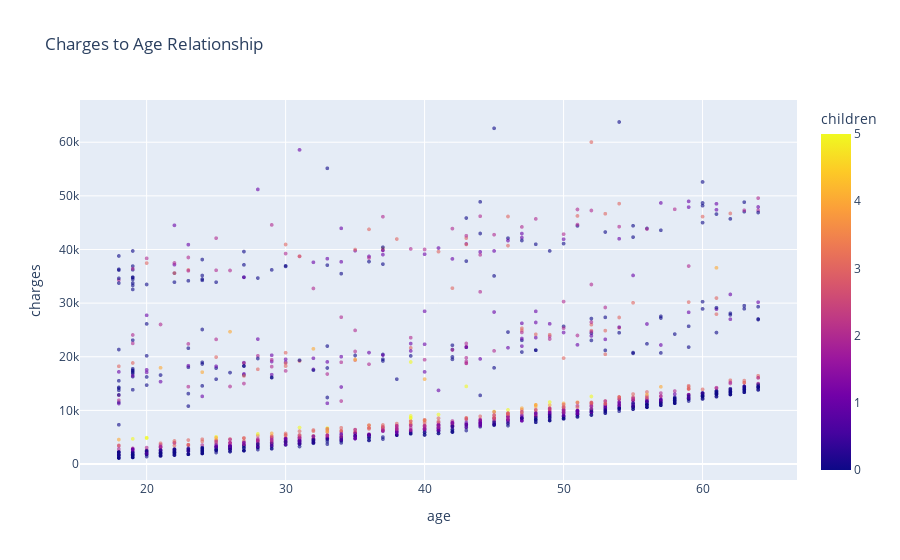

Write notebook code for a chart like this one.
### Code cell
fig = px.scatter (medical_df,
                  x = 'age',
                  y = 'charges',
                  color = 'children',
                  title = 'Charges to Age Relationship',
                  opacity = 0.6)

fig.update_traces (marker_size =4)
fig.show()

### Figure 1 — Plotly figure (JSON) as saved in the notebook; plotly's stock layout.template omitted (floating-point values rounded to 4 significant figures; data arrays with more than 128 entries replaced by an {"elided": "..."} marker saying what was removed)
{"data": [{"hovertemplate": "age=%{x}<br>charges=%{y}<br>children=%{marker.color}<extra></extra>", "legendgroup": "", "marker": {"color": {"elided": "1338 int values"}, "coloraxis": "coloraxis", "opacity": 0.6, "size": 4, "symbol": "circle"}, "mode": "markers", "name": "", "showlegend": false, "type": "scattergl", "x": {"elided": "1338 int values"}, "xaxis": "x", "y": {"elided": "1338 float values"}, "yaxis": "y"}], "layout": {"coloraxis": {"colorbar": {"title": {"text": "children"}}, "colorscale": [[0, "#0d0887"], [0.1111, "#46039f"], [0.2222, "#7201a8"], [0.3333, "#9c179e"], [0.4444, "#bd3786"], [0.5556, "#d8576b"], [0.6667, "#ed7953"], [0.7778, "#fb9f3a"], [0.8889, "#fdca26"], [1, "#f0f921"]]}, "legend": {"tracegroupgap": 0}, "title": {"text": "Charges to Age Relationship"}, "xaxis": {"anchor": "y", "domain": [0, 1], "title": {"text": "age"}}, "yaxis": {"anchor": "x", "domain": [0, 1], "title": {"text": "charges"}}}}
